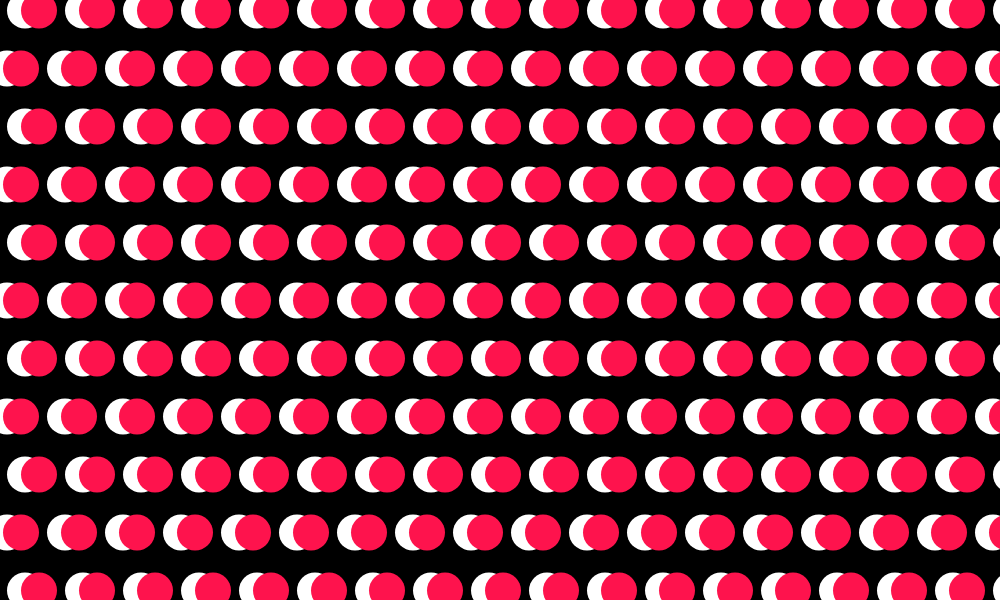
Frame 1 (no input)
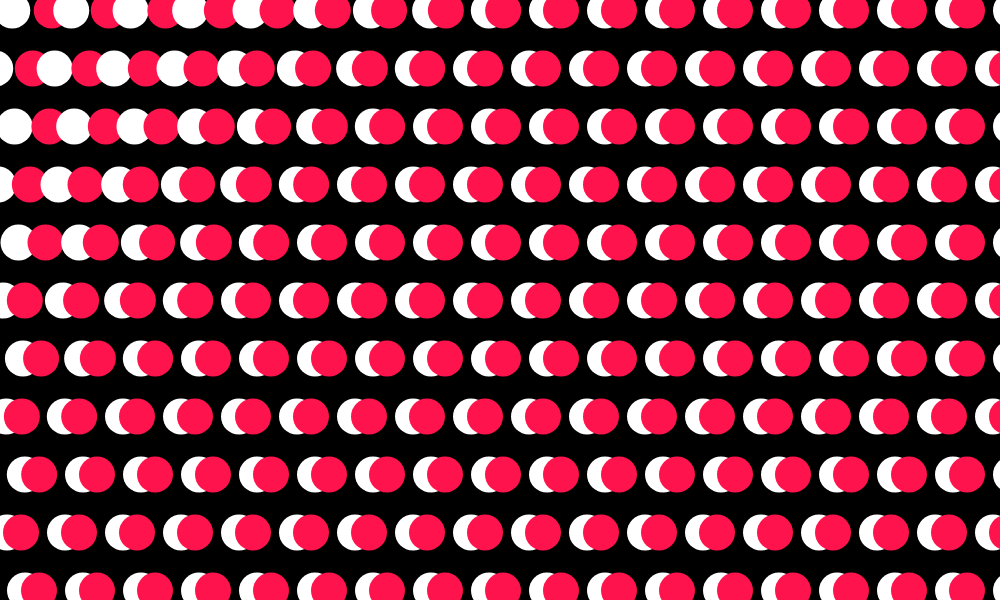
Frame 60 (no input)
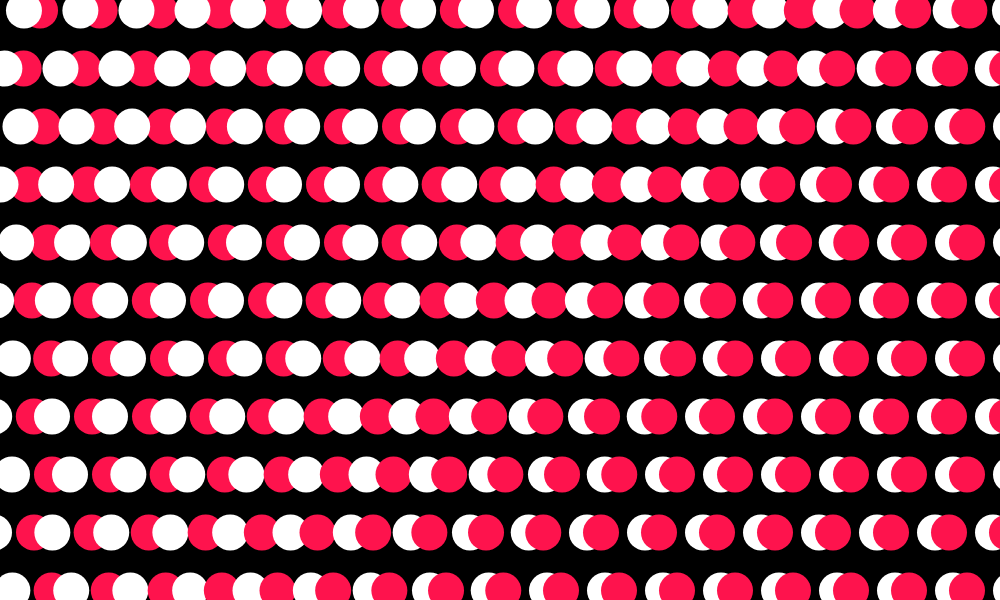
Frame 120 (the mouse pressed at the canvas centre since frame 60)

The p5.js sketch that drew these frames (run headless with seeded random() and noise() and a simulated clock; from frame 60 on, the mouse is pressed at the canvas centre):

// p5.js sketch
// ── sketch.js
let canvasWidth = 1000;  // Width of the canvas
let canvasHeight = 600;  // Height of the canvas

let numCols = 18; // Number of columns
let numRows = 12; // Number of rows
let spacing = 58; // Spacing between dots
let diameter = 36; // Diameter of the dots
let rowOffset = 18; // Horizontal offset for every other row

let gridWidth = (numCols - 1) * spacing;
let gridHeight = (numRows - 1) * spacing;

let offsetX = (canvasWidth - gridWidth);
let offsetY = (canvasHeight - gridHeight) / 0.8;

let initialOffset = 7; // Initial distance between the circles
let animationDistance = 13; // Distance to move the circles
let animationDuration = 1; // Duration of the animation cycle in seconds
let pauseMiddle = 0.1; // Duration of the pause at the middle in seconds
let pauseEnd = 5; // Duration of the pause between loops in seconds

let animationStates = []; // Array to store animation states for each pair
let delayTimes = []; // Array to store delay times for each pair

function setup() {
  createCanvas(canvasWidth, canvasHeight);

  // Initialize animation states and delay times for each pair in the grid
  for (let y = 0; y < numRows; y++) {
    animationStates[y] = [];
    delayTimes[y] = [];
    for (let x = 0; x < numCols; x++) {
      animationStates[y][x] = {
        animationProgress: 0,
        reverseOrder: false,
        firstCycleCompleted: false,
        isAnimating: false
      };
      delayTimes[y][x] = (x + y) * 0.1; // Example wave pattern
    }
  }
}

function draw() {
  background(0);

  for (let y = 0; y < numRows; y++) {
    let currentOffsetX = (y % 2 == 0) ? 0 : rowOffset;
    for (let x = 0; x < numCols; x++) {
      let posX = offsetX + x * spacing + currentOffsetX;
      let posY = offsetY + y * spacing;

      let state = animationStates[y][x];
      let animatedRedPosX = posX + initialOffset;
      let animatedWhitePosX = posX - initialOffset;

      // Total duration of one complete cycle including pauses
      let totalCycleDuration = animationDuration * 2 + pauseMiddle + pauseEnd;

      if (millis() / 1000 > delayTimes[y][x] && !state.isAnimating) {
        state.isAnimating = true;
      }

      if (state.isAnimating) {
        // Determine the current phase based on animationProgress
        if (state.animationProgress < animationDuration) {
          // First half of the animation (moving to extreme positions)
          let progress = ease(state.animationProgress / animationDuration);
          animatedRedPosX = lerp(posX + initialOffset, posX + initialOffset + animationDistance, progress);
          animatedWhitePosX = lerp(posX - initialOffset, posX - initialOffset - animationDistance, progress);
        } else if (state.animationProgress < animationDuration + pauseMiddle) {
          // Pause at the middle
          animatedRedPosX = posX + initialOffset + animationDistance;
          animatedWhitePosX = posX - initialOffset - animationDistance;
          if (!state.firstCycleCompleted) {
            state.reverseOrder = !state.reverseOrder; // Flip the order at the end of the first half of the animation
            state.firstCycleCompleted = true;
          }
        } else if (state.animationProgress < animationDuration * 2 + pauseMiddle) {
          // Second half of the animation (moving back to starting positions)
          let progress = ease((state.animationProgress - animationDuration - pauseMiddle) / animationDuration);
          animatedRedPosX = lerp(posX + initialOffset + animationDistance, posX + initialOffset, progress);
          animatedWhitePosX = lerp(posX - initialOffset - animationDistance, posX - initialOffset, progress);
        } else {
          // Pause at the end
          animatedRedPosX = posX + initialOffset;
          animatedWhitePosX = posX - initialOffset;
          state.firstCycleCompleted = false; // Reset for the next cycle
        }

        // Update the animation progress
        state.animationProgress += deltaTime / 1000;

        // Reset the animation progress for the next cycle
        if (state.animationProgress >= totalCycleDuration) {
          state.animationProgress = 0;
          state.isAnimating = false; // Stop animation after one complete cycle
        }
      }

      // Draw circles with the option to reverse the order
      if (state.reverseOrder) {
        // Draw red circle on bottom
        fill(254, 19, 77);
        ellipse(animatedRedPosX, posY, diameter, diameter);

        // Draw white circle on top
        fill(255);
        noStroke();
        ellipse(animatedWhitePosX, posY, diameter, diameter);
      } else {
        // Draw white circle on bottom
        fill(255);
        noStroke();
        ellipse(animatedWhitePosX, posY, diameter, diameter);

        // Draw red circle on top
        fill(254, 19, 77);
        ellipse(animatedRedPosX, posY, diameter, diameter);
      }
    }
  }
}

// Ease function for smooth animation (ease-in-out)
function ease(t) {
  return t < 0.5 ? 2 * t * t : -1 + (4 - 2 * t) * t;
}
